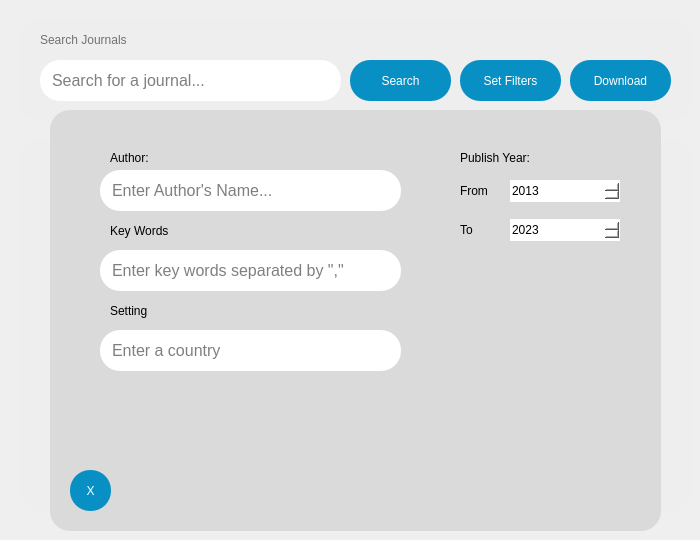
   <widget class="QWidget" name="searchPage">
    <widget class="QWidget" name="setFiltersPage" native="true">
     <property name="enabled">
      <bool>true</bool>
     </property>
     <property name="geometry">
      <rect>
       <x>50</x>
       <y>110</y>
       <width>611</width>
       <height>421</height>
      </rect>
     </property>
     <property name="styleSheet">
      <string notr="true">QWidget{
	border-radius: 20px;   
	
	background-color: rgb(218, 218, 218);
}</string>
     </property>
     <widget class="QLabel" name="authorLabel">
      <property name="geometry">
       <rect>
        <x>60</x>
        <y>40</y>
        <width>61</width>
        <height>16</height>
       </rect>
      </property>
      <property name="styleSheet">
       <string notr="true">font: 700 12pt;</string>
      </property>
      <property name="text">
       <string>Author:</string>
      </property>
     </widget>
     <widget class="QLabel" name="publishYearLabel">
      <property name="geometry">
       <rect>
        <x>410</x>
        <y>40</y>
        <width>101</width>
        <height>16</height>
       </rect>
      </property>
      <property name="styleSheet">
       <string notr="true">font: 700 12pt;</string>
      </property>
      <property name="text">
       <string>Publish Year:</string>
      </property>
     </widget>
     <widget class="QLabel" name="settingLabel">
      <property name="geometry">
       <rect>
        <x>60</x>
        <y>190</y>
        <width>61</width>
        <height>21</height>
       </rect>
      </property>
      <property name="styleSheet">
       <string notr="true">font: 700 12pt;</string>
      </property>
      <property name="text">
       <string>Setting</string>
      </property>
     </widget>
     <widget class="QLabel" name="keyWordsLabel">
      <property name="geometry">
       <rect>
        <x>60</x>
        <y>110</y>
        <width>81</width>
        <height>21</height>
       </rect>
      </property>
      <property name="styleSheet">
       <string notr="true">font: 700 12pt;</string>
      </property>
      <property name="text">
       <string>Key Words</string>
      </property>
     </widget>
     <widget class="QLineEdit" name="authorName">
      <property name="geometry">
       <rect>
        <x>50</x>
        <y>60</y>
        <width>301</width>
        <height>41</height>
       </rect>
      </property>
      <property name="styleSheet">
       <string notr="true">QLineEdit{
	background-color: rgb(255, 255, 255);
	font: 12pt;
	padding-left: 10px;
	border-radius: 20px;  
}
</string>
      </property>
      <property name="placeholderText">
       <string>Enter Author's Name...</string>
      </property>
     </widget>
     <widget class="QDateEdit" name="publishYearFrom">
      <property name="geometry">
       <rect>
        <x>460</x>
        <y>70</y>
        <width>110</width>
        <height>22</height>
       </rect>
      </property>
      <property name="styleSheet">
       <string notr="true">QDateEdit{
	
	background-color: rgb(255, 255, 255);
}</string>
      </property>
      <property name="dateTime">
       <datetime>
        <hour>0</hour>
        <minute>0</minute>
        <second>0</second>
        <year>2013</year>
        <month>12</month>
        <day>30</day>
       </datetime>
      </property>
      <property name="displayFormat">
       <string>yyyy</string>
      </property>
     </widget>
     <widget class="QLineEdit" name="keyWords">
      <property name="geometry">
       <rect>
        <x>50</x>
        <y>140</y>
        <width>301</width>
        <height>41</height>
       </rect>
      </property>
      <property name="styleSheet">
       <string notr="true">QLineEdit{
	background-color: rgb(255, 255, 255);
	font: 12pt;
	padding-left: 10px;
	border-radius: 20px;  
}
</string>
      </property>
      <property name="text">
       <string/>
      </property>
      <property name="placeholderText">
       <string>Enter key words separated by &quot;,&quot;</string>
      </property>
     </widget>
     <widget class="QLineEdit" name="setting">
      <property name="geometry">
       <rect>
        <x>50</x>
        <y>220</y>
        <width>301</width>
        <height>41</height>
       </rect>
      </property>
      <property name="styleSheet">
       <string notr="true">QLineEdit{
	background-color: rgb(255, 255, 255);
	font: 12pt;
	padding-left: 10px;
	border-radius: 20px;  
}
</string>
      </property>
      <property name="text">
       <string/>
      </property>
      <property name="placeholderText">
       <string>Enter a country</string>
      </property>
     </widget>
     <widget class="QPushButton" name="setFiltersCloseButton">
      <property name="geometry">
       <rect>
        <x>20</x>
        <y>360</y>
        <width>41</width>
        <height>41</height>
       </rect>
      </property>
      <property name="styleSheet">
       <string notr="true">QWidget{
	
	background-color: rgb(8, 144, 196);
}

QPushButton{
	color:white;
	font: 700 10pt;
	border: none;
}

/*
QPushButton:Hover{
	background-color: rgb(56, 177, 224);
}
*/</string>
      </property>
      <property name="text">
       <string>X</string>
      </property>
      <property name="checkable">
       <bool>true</bool>
      </property>
      <property name="checked">
       <bool>false</bool>
      </property>
      <property name="autoRepeat">
       <bool>false</bool>
      </property>
      <property name="autoExclusive">
       <bool>true</bool>
      </property>
     </widget>
     <widget class="QLabel" name="publishYearFromLabel">
      <property name="geometry">
       <rect>
        <x>410</x>
        <y>71</y>
        <width>41</width>
        <height>20</height>
       </rect>
      </property>
      <property name="styleSheet">
       <string notr="true">font: 700 12pt;</string>
      </property>
      <property name="text">
       <string>From</string>
      </property>
     </widget>
     <widget class="QDateEdit" name="publishYearTo">
      <property name="geometry">
       <rect>
        <x>460</x>
        <y>109</y>
        <width>110</width>
        <height>22</height>
       </rect>
      </property>
      <property name="styleSheet">
       <string notr="true">QDateEdit{
	
	background-color: rgb(255, 255, 255);
}</string>
      </property>
      <property name="dateTime">
       <datetime>
        <hour>0</hour>
        <minute>0</minute>
        <second>0</second>
        <year>2023</year>
        <month>12</month>
        <day>30</day>
       </datetime>
      </property>
      <property name="displayFormat">
       <string>yyyy</string>
      </property>
     </widget>
     <widget class="QLabel" name="publishYearToLabel">
      <property name="geometry">
       <rect>
        <x>410</x>
        <y>110</y>
        <width>41</width>
        <height>20</height>
       </rect>
      </property>
      <property name="styleSheet">
       <string notr="true">font: 700 12pt;</string>
      </property>
      <property name="text">
       <string>To</string>
      </property>
     </widget>
    </widget>
    <widget class="QWidget" name="uploadJournal_2" native="true">
     <property name="geometry">
      <rect>
       <x>20</x>
       <y>20</y>
       <width>671</width>
       <height>101</height>
      </rect>
     </property>
     <property name="styleSheet">
      <string notr="true">QWidget{
	background-color: rgb(238, 238, 238);
	border-radius: 20px;
}</string>
     </property>
     <widget class="QLabel" name="searchJournalsLabel">
      <property name="geometry">
       <rect>
        <x>20</x>
        <y>10</y>
        <width>201</width>
        <height>20</height>
       </rect>
      </property>
      <property name="styleSheet">
       <string notr="true">QLabel{
	color: rgb(113, 113, 113);
	
	font: 700 12pt
	
}</string>
      </property>
      <property name="text">
       <string>Search Journals</string>
      </property>
     </widget>
     <widget class="QLineEdit" name="elsevierQuery">
      <property name="geometry">
       <rect>
        <x>20</x>
        <y>40</y>
        <width>301</width>
        <height>41</height>
       </rect>
      </property>
      <property name="styleSheet">
       <string notr="true">QLineEdit{
	background-color: rgb(255, 255, 255);
	font: 12pt;
	padding-left: 10px;
}
</string>
      </property>
      <property name="placeholderText">
       <string>Search for a journal...</string>
      </property>
     </widget>
     <widget class="QPushButton" name="downloadElsevierJournals">
      <property name="geometry">
       <rect>
        <x>550</x>
        <y>40</y>
        <width>101</width>
        <height>41</height>
       </rect>
      </property>
      <property name="styleSheet">
       <string notr="true">QPushButton{
	color:white;
	
	font: 700 10pt;
	background-color: rgb(8, 144, 196);
}

QPushButton:Checked{
	
	font: 8pt;
	background-color: rgb(211, 211, 211);
}</string>
      </property>
      <property name="text">
       <string>Download</string>
      </property>
      <property name="checkable">
       <bool>false</bool>
      </property>
      <property name="checked">
       <bool>false</bool>
      </property>
      <property name="autoRepeat">
       <bool>false</bool>
      </property>
      <property name="autoExclusive">
       <bool>false</bool>
      </property>
     </widget>
     <widget class="QPushButton" name="searchElsevierJournals">
      <property name="geometry">
       <rect>
        <x>330</x>
        <y>40</y>
        <width>101</width>
        <height>41</height>
       </rect>
      </property>
      <property name="styleSheet">
       <string notr="true">QPushButton{
	color:white;
	
	font: 700 10pt;
	background-color: rgb(8, 144, 196);
}

QPushButton:Checked{
	
	font: 8pt;
	background-color: rgb(211, 211, 211);
}</string>
      </property>
      <property name="text">
       <string>Search</string>
      </property>
      <property name="checkable">
       <bool>false</bool>
      </property>
      <property name="checked">
       <bool>false</bool>
      </property>
      <property name="autoRepeat">
       <bool>false</bool>
      </property>
      <property name="autoExclusive">
       <bool>false</bool>
      </property>
     </widget>
     <widget class="QPushButton" name="setFiltersButton">
      <property name="geometry">
       <rect>
        <x>440</x>
        <y>40</y>
        <width>101</width>
        <height>41</height>
       </rect>
      </property>
      <property name="styleSheet">
       <string notr="true">QPushButton{
	color:white;
	
	font: 700 10pt;
	background-color: rgb(8, 144, 196);
}
</string>
      </property>
      <property name="text">
       <string>Set Filters</string>
      </property>
      <property name="checkable">
       <bool>true</bool>
      </property>
      <property name="checked">
       <bool>false</bool>
      </property>
      <property name="autoRepeat">
       <bool>false</bool>
      </property>
      <property name="autoExclusive">
       <bool>false</bool>
      </property>
     </widget>
    </widget>
    <widget class="QWidget" name="results" native="true">
     <property name="geometry">
      <rect>
       <x>20</x>
       <y>140</y>
       <width>671</width>
       <height>371</height>
      </rect>
     </property>
     <property name="styleSheet">
      <string notr="true">QWidget{
	background-color: rgb(238, 238, 238);
	border-radius: 20px;
}</string>
     </property>
     <widget class="QLabel" name="resultsLabel">
      <property name="geometry">
       <rect>
        <x>30</x>
        <y>10</y>
        <width>111</width>
        <height>16</height>
       </rect>
      </property>
      <property name="styleSheet">
       <string notr="true">QLabel{
	
	color: rgb(113, 113, 113);
	
	font: 700 12pt
	
}</string>
      </property>
      <property name="text">
       <string>Results</string>
      </property>
     </widget>
     <widget class="QTableWidget" name="searchListTableWidget">
      <property name="geometry">
       <rect>
        <x>30</x>
        <y>50</y>
        <width>621</width>
        <height>301</height>
       </rect>
      </property>
      <property name="styleSheet">
       <string notr="true">QHeaderView::section {
	color: rgb(113, 113, 113);
}
font: 700 12pt</string>
      </property>
      <column>
       <property name="text">
        <string>AUTHOR</string>
       </property>
      </column>
      <column>
       <property name="text">
        <string>TITLE</string>
       </property>
      </column>
      <column>
       <property name="text">
        <string>TYPE</string>
       </property>
      </column>
      <column>
       <property name="text">
        <string>DATE</string>
       </property>
      </column>
     </widget>
    </widget>
    <zorder>uploadJournal_2</zorder>
    <zorder>results</zorder>
    <zorder>setFiltersPage</zorder>
   </widget>
